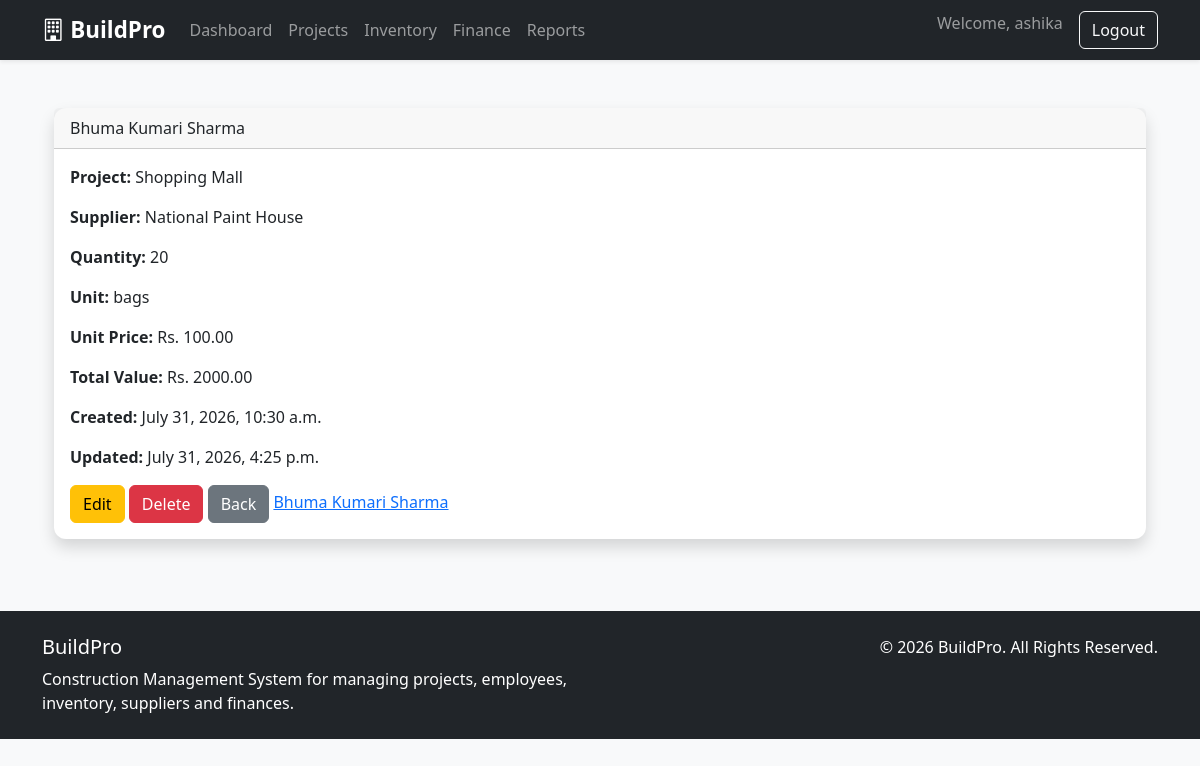
The page /inventory/1/ (signed in) on the database its author committed.
### inventory/models.py (models this page shows, shortened)
class InventoryItem(models.Model):
    name = models.CharField(max_length=200)
    supplier = models.ForeignKey(Supplier, on_delete=models.SET_NULL, null=True, related_name='items')
    quantity = models.PositiveIntegerField(default=0)
    unit = models.CharField(max_length=50, help_text="e.g., bags, tons, units")
    unit_price = models.DecimalField(max_digits=12, decimal_places=2)
    project = models.ForeignKey(Project,on_delete=models.CASCADE,related_name="inventory_items",null=True,blank=True)
    low_stock_threshold = models.PositiveIntegerField(default=10)
    created_at = models.DateTimeField(auto_now_add=True)
    updated_at = models.DateTimeField(auto_now=True)
    @property
    def total_value(self):
     return self.quantity * self.unit_price

class Supplier(models.Model):
    name = models.CharField(max_length=200)
    contact_person = models.CharField(max_length=100, blank=True)
    email = models.EmailField(blank=True)
    phone = models.CharField(max_length=20)
    def __str__(self):
        return self.name

### projects/models.py (models this page shows)
class Project(models.Model):
    STATUS_CHOICES = [
        ('PLANNING', 'Planning'),
        ('IN_PROGRESS', 'In Progress'),
        ('ON_HOLD', 'On Hold'),
        ('COMPLETED', 'Completed'),
    ]
    name = models.CharField(max_length=200)
    description = models.TextField(blank=True)
    location = models.CharField(max_length=255)
    manager = models.ForeignKey(User, on_delete=models.SET_NULL, null=True, related_name='managed_projects')
    status = models.CharField(max_length=20, choices=STATUS_CHOICES, default='PLANNING')
    start_date = models.DateField()
    end_date = models.DateField(null=True, blank=True)
    created_at = models.DateTimeField(auto_now_add=True)
    created_by = models.ForeignKey(User, on_delete=models.SET_NULL, null=True, related_name='created_projects')
    project_code = models.CharField(max_length=20,unique=True,default="Pending Code")
    client = models.CharField(max_length=200, null=True, blank=True,default="Pending Client")
    budget = models.DecimalField(max_digits=12, decimal_places=2, default=0)
    updated_at = models.DateTimeField(auto_now=True)
    def __str__(self):
        return self.name

### inventory/views.py (the view)
# urls.py: path("<int:pk>/", views.inventory_detail, name="inventory_detail"),
@login_required
@role_required([
    'ADMIN',
    'PROJECT_MANAGER',
    'SITE_ENGINEER',
    'ACCOUNTANT'
])
def inventory_detail(request, pk):
    item = get_object_or_404(InventoryItem, pk=pk)
    return render(request, "inventory/inventory_detail.html", {
        "item": item
    })

### inventory/templates/inventory/inventory_detail.html (shortened to what this page needs)
{% extends "base.html" %}
{% block content %}
<div class="container mt-4">
    <div class="card shadow">
        <div class="card-header">
            {{ item.name }}
        </div>
        <div class="card-body">
            <p><strong>Project:</strong> {{ item.project }}</p>
            <p><strong>Supplier:</strong> {{ item.supplier }}</p>
            <p><strong>Quantity:</strong> {{ item.quantity }}</p>
            <p><strong>Unit:</strong> {{ item.unit }}</p>
            <p><strong>Unit Price:</strong> Rs. {{ item.unit_price }}</p>
            <p><strong>Total Value:</strong> Rs. {{ item.total_value }}</p>
            <p><strong>Created:</strong> {{ item.created_at }}</p>
            <p><strong>Updated:</strong> {{ item.updated_at }}</p>
            <a href="{% url 'inventory_update' item.id %}"
               class="btn btn-warning">
                Edit
            </a>
            <a href="{% url 'inventory_delete' item.id %}"
               class="btn btn-danger">
                Delete
            </a>
            <a href="{% url 'inventory_list' %}"
               class="btn btn-secondary">
                Back
            </a>
            <td>
           <a href="{% url 'inventory_detail' item.pk %}">
             {{ item.name }}
           </a>
          </td>
        </div>
    </div>
</div>
{% endblock %}

### templates/navbar.html (shortened to what this page needs)
<nav class="navbar navbar-expand-lg navbar-dark bg-dark shadow-sm">
    <div class="container">
        <a class="navbar-brand fw-bold" href="/">
            <i class="bi bi-building"></i>
            BuildPro
        </a>
        <div class="collapse navbar-collapse" id="navbar">
            <ul class="navbar-nav me-auto">
                <li class="nav-item">
                    <a class="nav-link" href="/">Dashboard</a>
                </li>
                <li class="nav-item">
                    <a class="nav-link" href="/projects/">Projects</a>
                </li>
                <li class="nav-item">
                    <a class="nav-link" href="/inventory/">Inventory</a>
                </li>
                <li class="nav-item">
                    <a class="nav-link" href="/finance/">Finance</a>
                </li>
                 <li class="nav-item">
                   <a class="nav-link" href="{% url 'reports:reports_dashboard' %}">Reports</a>
                </li>
            </ul>
            <ul class="navbar-nav">
                {% if user.is_authenticated %}
                    <li class="nav-item">
                        <span class="navbar-text me-3">
                            Welcome, {{ user.first_name|default:user.username }}
                        </span>
                    </li>
                    <li class="nav-item">
                        <a class="btn btn-outline-light" href="{% url 'logout' %}">
                            Logout
                        </a>
                    </li>
                {% endif %}
            </ul>
        </div>
    </div>
</nav>

### static/css/styles.css (style rules this page uses)
body { font-family: "Segoe UI", sans-serif; }
.navbar-brand { font-size:1.4rem; }
.card { border:none; border-radius:12px; }

### rows shown on the page
InventoryItem: name "Bhuma Kumari Sharma", project "Shopping Mall", supplier "National Paint House", quantity "20", unit "bags", unit_price "100.00", total_value "2000.00", created_at "July 31, 2026, 10:30 a.m.", updated_at "July 31, 2026, 4:25 p.m."

### other values the page prints
{{ user.first_name|default:user.username }} "ashika"
